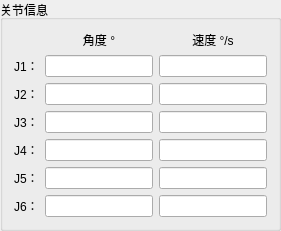
      <widget class="QGroupBox" name="groupBox_2">
       <property name="title">
        <string>关节信息</string>
       </property>
       <layout class="QGridLayout" name="gridLayout_2">
        <item row="3" column="1">
         <widget class="QLineEdit" name="LE_joint3">
          <property name="sizePolicy">
           <sizepolicy hsizetype="Preferred" vsizetype="Preferred">
            <horstretch>0</horstretch>
            <verstretch>0</verstretch>
           </sizepolicy>
          </property>
          <property name="maxLength">
           <number>10</number>
          </property>
          <property name="alignment">
           <set>Qt::AlignCenter</set>
          </property>
          <property name="readOnly">
           <bool>true</bool>
          </property>
         </widget>
        </item>
        <item row="6" column="0">
         <widget class="QLabel" name="label_33">
          <property name="sizePolicy">
           <sizepolicy hsizetype="Fixed" vsizetype="Preferred">
            <horstretch>0</horstretch>
            <verstretch>0</verstretch>
           </sizepolicy>
          </property>
          <property name="text">
           <string>J6：</string>
          </property>
         </widget>
        </item>
        <item row="0" column="1">
         <widget class="QLabel" name="LB_joint_title">
          <property name="text">
           <string>角度 °</string>
          </property>
          <property name="alignment">
           <set>Qt::AlignCenter</set>
          </property>
         </widget>
        </item>
        <item row="1" column="0">
         <widget class="QLabel" name="label_28">
          <property name="sizePolicy">
           <sizepolicy hsizetype="Fixed" vsizetype="Preferred">
            <horstretch>0</horstretch>
            <verstretch>0</verstretch>
           </sizepolicy>
          </property>
          <property name="text">
           <string>J1：</string>
          </property>
         </widget>
        </item>
        <item row="1" column="1">
         <widget class="QLineEdit" name="LE_joint1">
          <property name="sizePolicy">
           <sizepolicy hsizetype="Preferred" vsizetype="Preferred">
            <horstretch>0</horstretch>
            <verstretch>0</verstretch>
           </sizepolicy>
          </property>
          <property name="maximumSize">
           <size>
            <width>16777215</width>
            <height>16777215</height>
           </size>
          </property>
          <property name="maxLength">
           <number>10</number>
          </property>
          <property name="alignment">
           <set>Qt::AlignCenter</set>
          </property>
          <property name="readOnly">
           <bool>true</bool>
          </property>
         </widget>
        </item>
        <item row="6" column="1">
         <widget class="QLineEdit" name="LE_joint6">
          <property name="sizePolicy">
           <sizepolicy hsizetype="Preferred" vsizetype="Preferred">
            <horstretch>0</horstretch>
            <verstretch>0</verstretch>
           </sizepolicy>
          </property>
          <property name="maxLength">
           <number>10</number>
          </property>
          <property name="alignment">
           <set>Qt::AlignCenter</set>
          </property>
          <property name="readOnly">
           <bool>true</bool>
          </property>
         </widget>
        </item>
        <item row="4" column="1">
         <widget class="QLineEdit" name="LE_joint4">
          <property name="sizePolicy">
           <sizepolicy hsizetype="Preferred" vsizetype="Preferred">
            <horstretch>0</horstretch>
            <verstretch>0</verstretch>
           </sizepolicy>
          </property>
          <property name="maxLength">
           <number>10</number>
          </property>
          <property name="alignment">
           <set>Qt::AlignCenter</set>
          </property>
          <property name="readOnly">
           <bool>true</bool>
          </property>
         </widget>
        </item>
        <item row="5" column="0">
         <widget class="QLabel" name="label_32">
          <property name="sizePolicy">
           <sizepolicy hsizetype="Fixed" vsizetype="Preferred">
            <horstretch>0</horstretch>
            <verstretch>0</verstretch>
           </sizepolicy>
          </property>
          <property name="text">
           <string>J5：</string>
          </property>
         </widget>
        </item>
        <item row="3" column="0">
         <widget class="QLabel" name="label_30">
          <property name="sizePolicy">
           <sizepolicy hsizetype="Fixed" vsizetype="Preferred">
            <horstretch>0</horstretch>
            <verstretch>0</verstretch>
           </sizepolicy>
          </property>
          <property name="text">
           <string>J3：</string>
          </property>
         </widget>
        </item>
        <item row="4" column="0">
         <widget class="QLabel" name="label_31">
          <property name="sizePolicy">
           <sizepolicy hsizetype="Fixed" vsizetype="Preferred">
            <horstretch>0</horstretch>
            <verstretch>0</verstretch>
           </sizepolicy>
          </property>
          <property name="text">
           <string>J4：</string>
          </property>
         </widget>
        </item>
        <item row="2" column="0">
         <widget class="QLabel" name="label_29">
          <property name="sizePolicy">
           <sizepolicy hsizetype="Fixed" vsizetype="Preferred">
            <horstretch>0</horstretch>
            <verstretch>0</verstretch>
           </sizepolicy>
          </property>
          <property name="text">
           <string>J2：</string>
          </property>
         </widget>
        </item>
        <item row="2" column="1">
         <widget class="QLineEdit" name="LE_joint2">
          <property name="sizePolicy">
           <sizepolicy hsizetype="Preferred" vsizetype="Preferred">
            <horstretch>0</horstretch>
            <verstretch>0</verstretch>
           </sizepolicy>
          </property>
          <property name="maxLength">
           <number>10</number>
          </property>
          <property name="alignment">
           <set>Qt::AlignCenter</set>
          </property>
          <property name="readOnly">
           <bool>true</bool>
          </property>
         </widget>
        </item>
        <item row="5" column="1">
         <widget class="QLineEdit" name="LE_joint5">
          <property name="sizePolicy">
           <sizepolicy hsizetype="Preferred" vsizetype="Preferred">
            <horstretch>0</horstretch>
            <verstretch>0</verstretch>
           </sizepolicy>
          </property>
          <property name="maxLength">
           <number>10</number>
          </property>
          <property name="alignment">
           <set>Qt::AlignCenter</set>
          </property>
          <property name="readOnly">
           <bool>true</bool>
          </property>
         </widget>
        </item>
        <item row="1" column="2">
         <widget class="QLineEdit" name="LE_joint1_speed">
          <property name="sizePolicy">
           <sizepolicy hsizetype="Preferred" vsizetype="Preferred">
            <horstretch>0</horstretch>
            <verstretch>0</verstretch>
           </sizepolicy>
          </property>
          <property name="maximumSize">
           <size>
            <width>16777215</width>
            <height>16777215</height>
           </size>
          </property>
          <property name="maxLength">
           <number>10</number>
          </property>
          <property name="alignment">
           <set>Qt::AlignCenter</set>
          </property>
          <property name="readOnly">
           <bool>true</bool>
          </property>
         </widget>
        </item>
        <item row="2" column="2">
         <widget class="QLineEdit" name="LE_joint2_speed">
          <property name="sizePolicy">
           <sizepolicy hsizetype="Preferred" vsizetype="Preferred">
            <horstretch>0</horstretch>
            <verstretch>0</verstretch>
           </sizepolicy>
          </property>
          <property name="maxLength">
           <number>10</number>
          </property>
          <property name="alignment">
           <set>Qt::AlignCenter</set>
          </property>
          <property name="readOnly">
           <bool>true</bool>
          </property>
         </widget>
        </item>
        <item row="3" column="2">
         <widget class="QLineEdit" name="LE_joint3_speed">
          <property name="sizePolicy">
           <sizepolicy hsizetype="Preferred" vsizetype="Preferred">
            <horstretch>0</horstretch>
            <verstretch>0</verstretch>
           </sizepolicy>
          </property>
          <property name="maxLength">
           <number>10</number>
          </property>
          <property name="alignment">
           <set>Qt::AlignCenter</set>
          </property>
          <property name="readOnly">
           <bool>true</bool>
          </property>
         </widget>
        </item>
        <item row="4" column="2">
         <widget class="QLineEdit" name="LE_joint4_speed">
          <property name="sizePolicy">
           <sizepolicy hsizetype="Preferred" vsizetype="Preferred">
            <horstretch>0</horstretch>
            <verstretch>0</verstretch>
           </sizepolicy>
          </property>
          <property name="maxLength">
           <number>10</number>
          </property>
          <property name="alignment">
           <set>Qt::AlignCenter</set>
          </property>
          <property name="readOnly">
           <bool>true</bool>
          </property>
         </widget>
        </item>
        <item row="5" column="2">
         <widget class="QLineEdit" name="LE_joint5_speed">
          <property name="sizePolicy">
           <sizepolicy hsizetype="Preferred" vsizetype="Preferred">
            <horstretch>0</horstretch>
            <verstretch>0</verstretch>
           </sizepolicy>
          </property>
          <property name="maxLength">
           <number>10</number>
          </property>
          <property name="alignment">
           <set>Qt::AlignCenter</set>
          </property>
          <property name="readOnly">
           <bool>true</bool>
          </property>
         </widget>
        </item>
        <item row="6" column="2">
         <widget class="QLineEdit" name="LE_joint6_speed">
          <property name="sizePolicy">
           <sizepolicy hsizetype="Preferred" vsizetype="Preferred">
            <horstretch>0</horstretch>
            <verstretch>0</verstretch>
           </sizepolicy>
          </property>
          <property name="maxLength">
           <number>10</number>
          </property>
          <property name="alignment">
           <set>Qt::AlignCenter</set>
          </property>
          <property name="readOnly">
           <bool>true</bool>
          </property>
         </widget>
        </item>
        <item row="0" column="2">
         <widget class="QLabel" name="LB_joint_title_2">
          <property name="text">
           <string>速度 °/s</string>
          </property>
          <property name="alignment">
           <set>Qt::AlignCenter</set>
          </property>
         </widget>
        </item>
       </layout>
      </widget>
